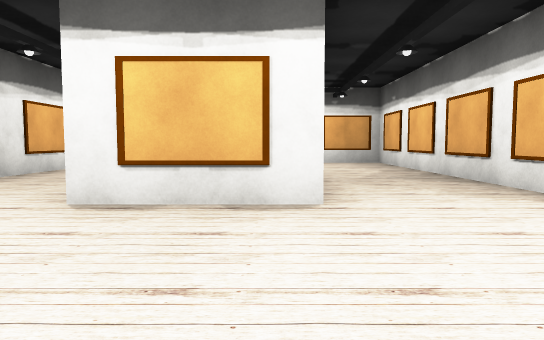
[1] (above)

16 first-person views from a walk through a Unity game level. The camera is 1.2 m above the floor, tilts 4° down and sees 70° across. The floor is counted in squares, 2 m on a side. Each view is taken from the middle of a square. On the plan, view 1 faces up. The plan holds only what a view shows up to about 11 squares ahead; the rest is blank. The player character is not drawn. Some surface patterns are stand-ins.

[2]
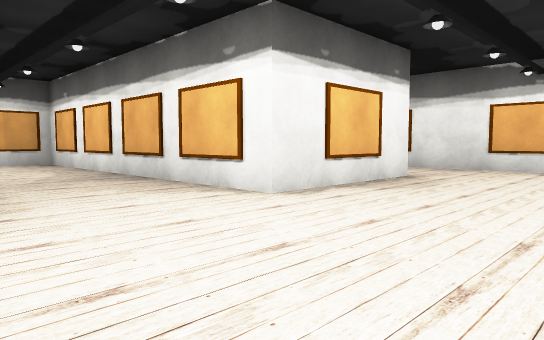

[3]
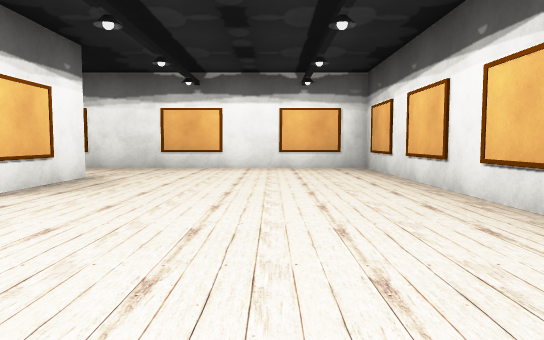

[4]
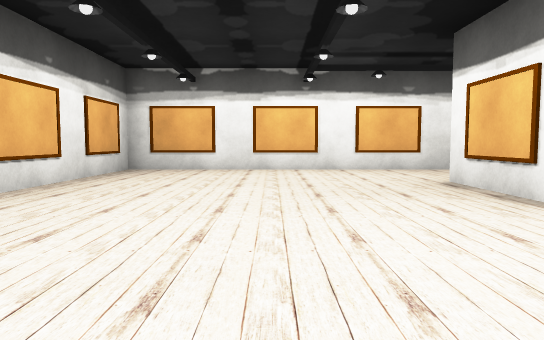

[5]
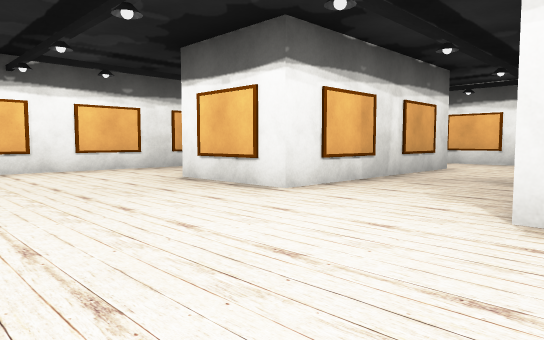

[6]
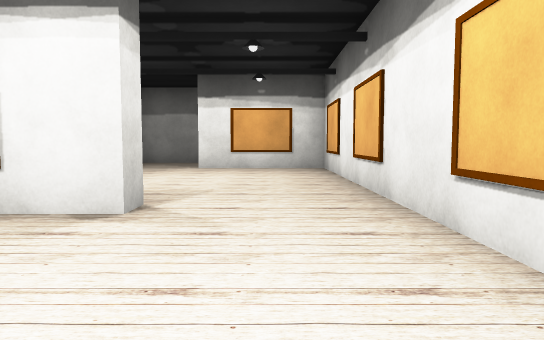

[7]
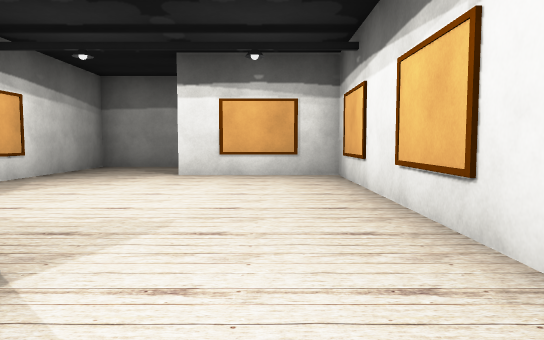

[8]
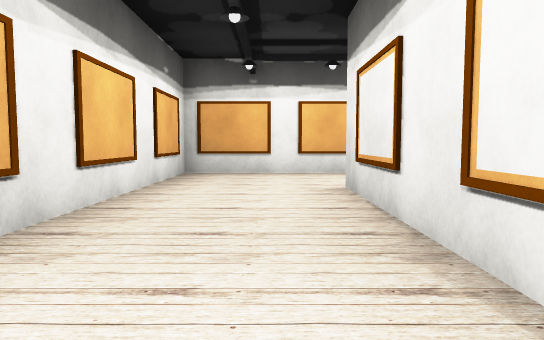

[9]
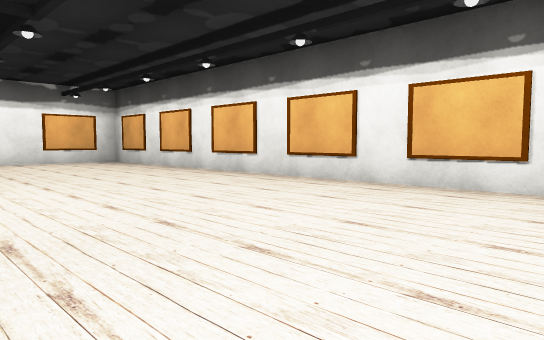

[10]
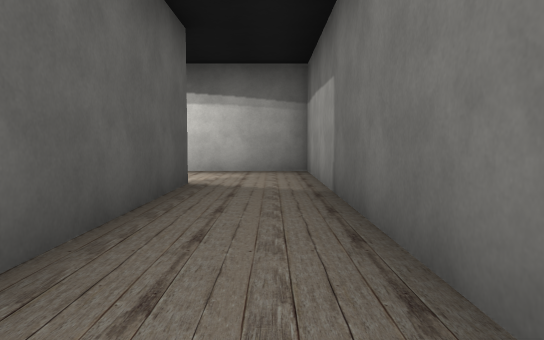

[11]
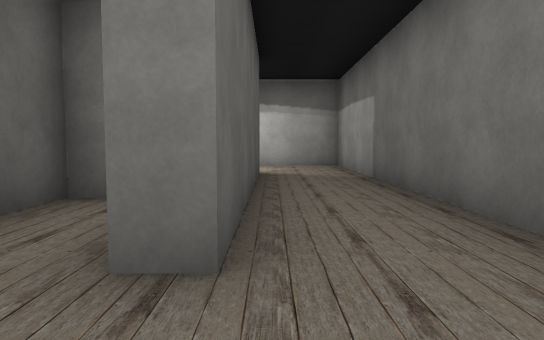

[12]
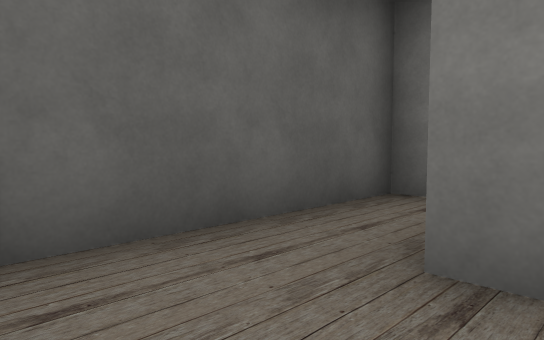

[13]
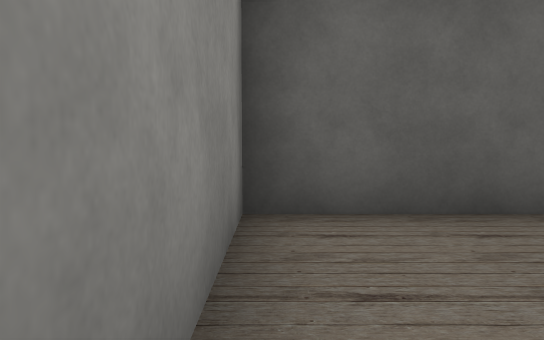

[14]
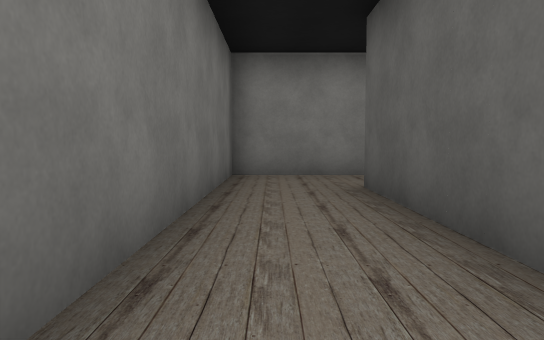

[15]
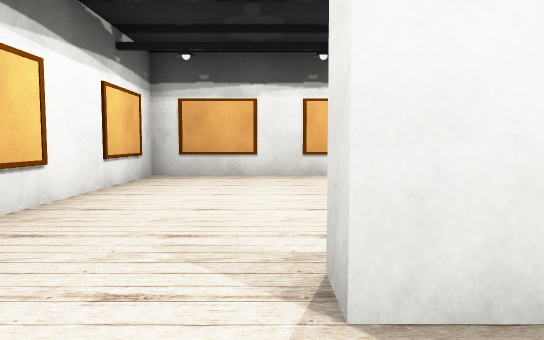

[16]
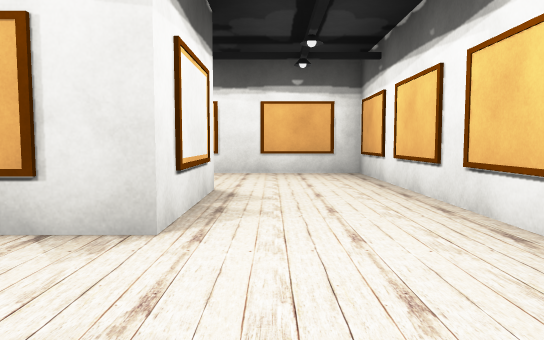

### Floor plan
Ten units are one square. View 1 is at (0, 0); x grows to the right and y downward. Boxes are objects, and circles mark ways between rooms. Rooms are numbered by the first view taken in them; rooms with no view inside come last. Other rooms are left out.
<svg viewBox="-52 -123 199 150">
<path fill="none" stroke="#000" d="M60 -38 67 -38 67 -32 32 -32 32 -118 -47 -118 -47 22 92 22 92 -92 62 -92M-20 -52 -20 -93 5 -93 5 -38 -20 -38M38 -94 38 -80M62 -98 122 -98 122 -92M142 -94 142 -118 38 -118 38 -94M97 -82 97 -78 142 -78 142 -94"/>
<circle cx="55" cy="-100" r="3" fill="#2a7"/>
<circle cx="135" cy="-100" r="3" fill="#2a7"/>
<text x="20" y="-40">1</text>
<text x="90" y="-110">2</text>
<text x="120" y="-90">3</text>
</svg>
Room 1 opens to room 2. Room 2 opens to room 3.

Where each view was taken, in squares from view 1:
view 1: 0 up, 0 right, facing up
view 2: 0 up, 0 right, facing up-right
view 3: 0 up, 0 right, facing right
view 4: 1 up, 4 right, facing left
view 5: 0 up, 4 right, facing up-left
view 6: 0 up, 8 right, facing up
view 7: 2 up, 8 right, facing up
view 8: 4 up, 3 left, facing up
view 9: 3 up, 3 left, facing down-right
view 10: 11 up, 12 right, facing left
view 11: 10 up, 14 right, facing left
view 12: 10 up, 14 right, facing down-left
view 13: 11 up, 14 right, facing down
view 14: 11 up, 7 right, facing right
view 15: 5 up, 7 right, facing down
view 16: 10 up, 3 right, facing left
